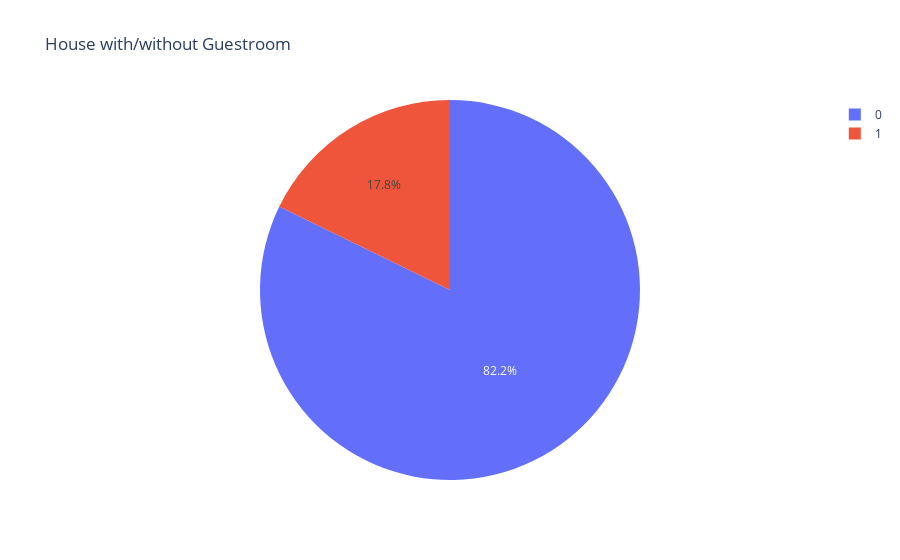

The code cell stored with this chart in its notebook:
### Code cell
# Visualize 'guestroom' using pie chart
guestroom_counts = data['guestroom'].value_counts()
fig = px.pie(guestroom_counts, values=guestroom_counts.values, names=guestroom_counts.index, title=' House with/without Guestroom')
fig.show()

### Figure 1 — Plotly figure (JSON) as saved in the notebook; plotly's stock layout.template omitted (floating-point values rounded to 4 significant figures)
{"data": [{"domain": {"x": [0, 1], "y": [0, 1]}, "hovertemplate": "guestroom=%{label}<br>value=%{value}<extra></extra>", "labels": [0, 1], "legendgroup": "", "name": "", "showlegend": true, "type": "pie", "values": [435, 94]}], "layout": {"autosize": true, "legend": {"tracegroupgap": 0}, "title": {"text": " House with/without Guestroom"}}}
